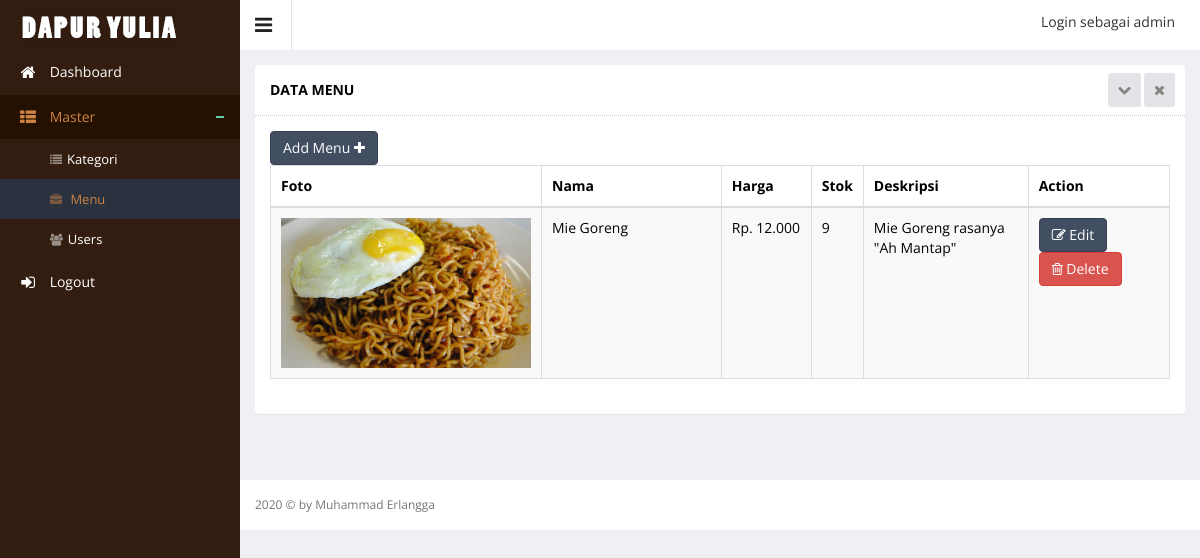
Screenshot of /index.php?hal=master/product/list (signed in) with the database file from the repository.
### tables this page shows
CREATE TABLE IF NOT EXISTS `product` (
`product_id` int(10) unsigned NOT NULL,
  `product_name` varchar(100) DEFAULT NULL,
  `product_price` int(11) DEFAULT NULL,
  `product_desc` text,
  `product_images` text,
  `product_stock` int(11) DEFAULT NULL,
  `product_date` datetime DEFAULT NULL,
  `category_id` int(11) DEFAULT NULL
);

### master/product/list.php (the view, shortened to what this page needs)
<div class="wrapper">
    <div class="row">
        <div class="col-sm-12">
            <section class="panel">
                <header class="panel-heading">
                    Data Menu
                    <span class="tools pull-right">
                        <a href="javascript:;" class="fa fa-chevron-down"></a>
                        <a href="javascript:;" class="fa fa-times"></a>
                     </span>
                </header>
                <div class="panel-body">
                    <div class="adv-table editable-table ">
                        <div class="clearfix">
                            <div class="btn-group">
                                <a href="?hal=master/product/add">
                                    <button data-toggle="modal" class="btn btn-primary">
                                        Add Menu <i class="fa fa-plus"></i>
                                    </button>
                                </a>
                            </div>
                        </div>
                        <table class="table table-striped table-hover table-bordered" id="editable-sample">
                            <thead>
                            <tr>
                                <th width="10%">Foto</th>
                                <th width="20%">Nama</th>
                                <th width="10%">Harga</th>
                                <th>Stok</th>
                                <th>Deskripsi</th>
                                <th>Action</th>
                            </tr>
                            </thead>
                            <tbody>
                            <?php
                            $queryProduct = mysql_query("SELECT * FROM product ORDER BY product_id DESC");
                            while ($rowProduct = mysql_fetch_array($queryProduct)) {
                                ?>
                                <tr class="">
                                    <td><img src="assets/images/product/<?php echo $rowProduct['product_images']; ?>"
                                             width="250" height="150"></td>
                                    <td><?php echo $rowProduct['product_name'] ?></td>
                                    <td>Rp. <?php echo number_format($rowProduct['product_price'], 0, ',', '.'); ?></td>
                                    <td><?php echo $rowProduct['product_stock'] ?></td>
                                    <td><?php echo $rowProduct['product_desc'] ?></td>
                                    <td>
                                        <a href="?hal=master/product/edit&id=<?php echo $rowProduct['product_id']; ?>">
                                            <button class="btn btn-primary" type="submit"><i class="fa fa-edit"
                                                                                             aria-hidden="true"></i>
                                                Edit
                                            </button>
                                        </a>
                                        <a href="?hal=master/product/list&hapus=<?php echo $rowProduct['product_id']; ?>">
                                        <button class="btn btn-danger" type="submit" name="hapus"><i
                                                        class="fa fa-trash-o"></i> Delete
                                            </button>
                                        </a>
                                    </td>
                                </tr>
                            <?php } ?>
                            </tbody>
                        </table>
                    </div>
                </div>
            </section>
        </div>
    </div>
</div>

### rows the page displays
product: product_images (picture), product_name "Mie Goreng", product_price "12.000", product_stock "9", product_desc "Mie Goreng rasanya \"Ah Mantap\""

### other values shown
$_SESSION['username'] "admin"
